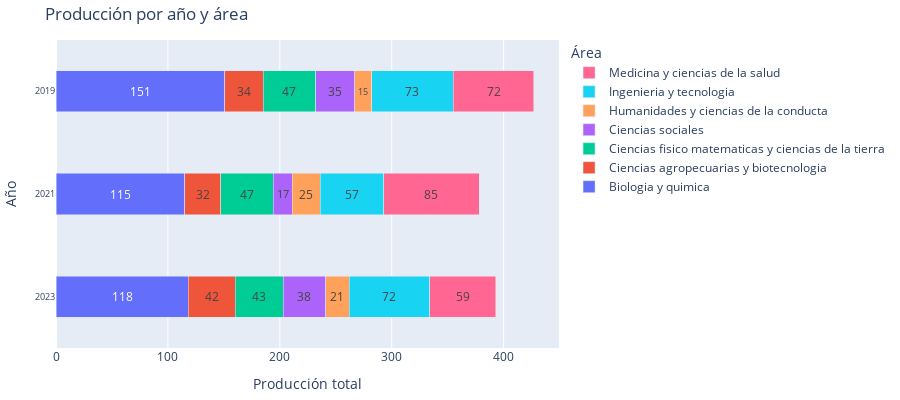

The notebook cell saved with this chart:
### Markdown cell above
Graficamos los segundos años de cada periodo. Obtendremos el gráfico con los años 2019, 2021 y 2023.

### Code cell
grafico_produccion(df_area_año, ['2023','2021','2019'])

### Figure 1 — Plotly figure (JSON) as saved in the notebook; plotly's stock layout.template omitted (floating-point values rounded to 4 significant figures)
{"data": [{"insidetextanchor": "middle", "marker": {"color": "#636EFA"}, "name": "Biologia y quimica", "orientation": "h", "text": [118, 115, 151], "textposition": "inside", "type": "bar", "x": [118, 115, 151], "y": ["2023", "2021", "2019"]}, {"insidetextanchor": "middle", "marker": {"color": "#EF553B"}, "name": "Ciencias agropecuarias y biotecnologia", "orientation": "h", "text": [42, 32, 34], "textposition": "inside", "type": "bar", "x": [42, 32, 34], "y": ["2023", "2021", "2019"]}, {"insidetextanchor": "middle", "marker": {"color": "#00CC96"}, "name": "Ciencias fisico matematicas y ciencias de la tierra", "orientation": "h", "text": [43, 47, 47], "textposition": "inside", "type": "bar", "x": [43, 47, 47], "y": ["2023", "2021", "2019"]}, {"insidetextanchor": "middle", "marker": {"color": "#AB63FA"}, "name": "Ciencias sociales", "orientation": "h", "text": [38, 17, 35], "textposition": "inside", "type": "bar", "x": [38, 17, 35], "y": ["2023", "2021", "2019"]}, {"insidetextanchor": "middle", "marker": {"color": "#FFA15A"}, "name": "Humanidades y ciencias de la conducta", "orientation": "h", "text": [21, 25, 15], "textposition": "inside", "type": "bar", "x": [21, 25, 15], "y": ["2023", "2021", "2019"]}, {"insidetextanchor": "middle", "marker": {"color": "#19D3F3"}, "name": "Ingenieria y tecnologia", "orientation": "h", "text": [72, 57, 73], "textposition": "inside", "type": "bar", "x": [72, 57, 73], "y": ["2023", "2021", "2019"]}, {"insidetextanchor": "middle", "marker": {"color": "#FF6692"}, "name": "Medicina y ciencias de la salud", "orientation": "h", "text": [59, 85, 72], "textposition": "inside", "type": "bar", "x": [59, 85, 72], "y": ["2023", "2021", "2019"]}], "layout": {"bargap": 0.6, "barmode": "stack", "height": 400, "legend": {"title": {"text": "Área"}}, "margin": {"b": 40, "l": 40, "r": 10, "t": 40}, "title": {"text": "Producción por año y área"}, "xaxis": {"title": {"text": "Producción total"}}, "yaxis": {"automargin": true, "tickangle": 0, "tickfont": {"size": 9}, "tickmode": "array", "tickvals": ["2023", "2021", "2019"], "title": {"text": "Año"}}}}
